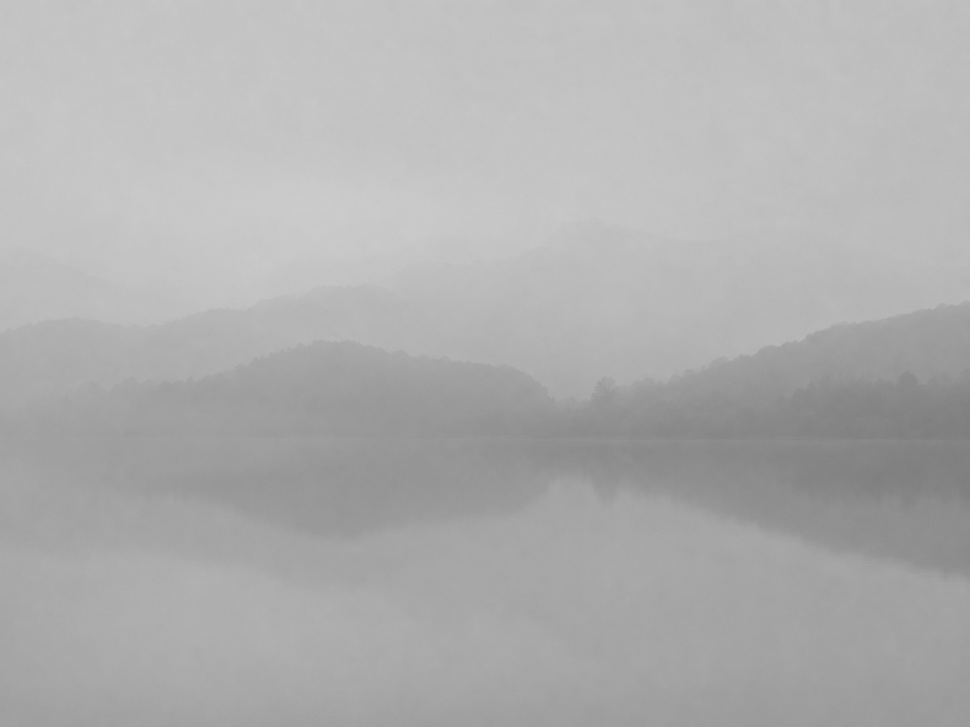
#> input picture Chapter03/sample.png, 970 x 727 px, shrunk from 1448 x 1086 before the run
$ python 03-02_histogram_equalization.py
#> lines starting #> are read from the running program, lines starting #| are printed output that depends on the picture
import cv2

# グレースケール画像の読み込み
img = cv2.imread("sample.png", cv2.IMREAD_GRAYSCALE)
#> img is the input picture: shape (727, 970); min 125, max 205, mean 174.6

# ヒストグラム平坦化を実行
img_eq = cv2.equalizeHist(img)
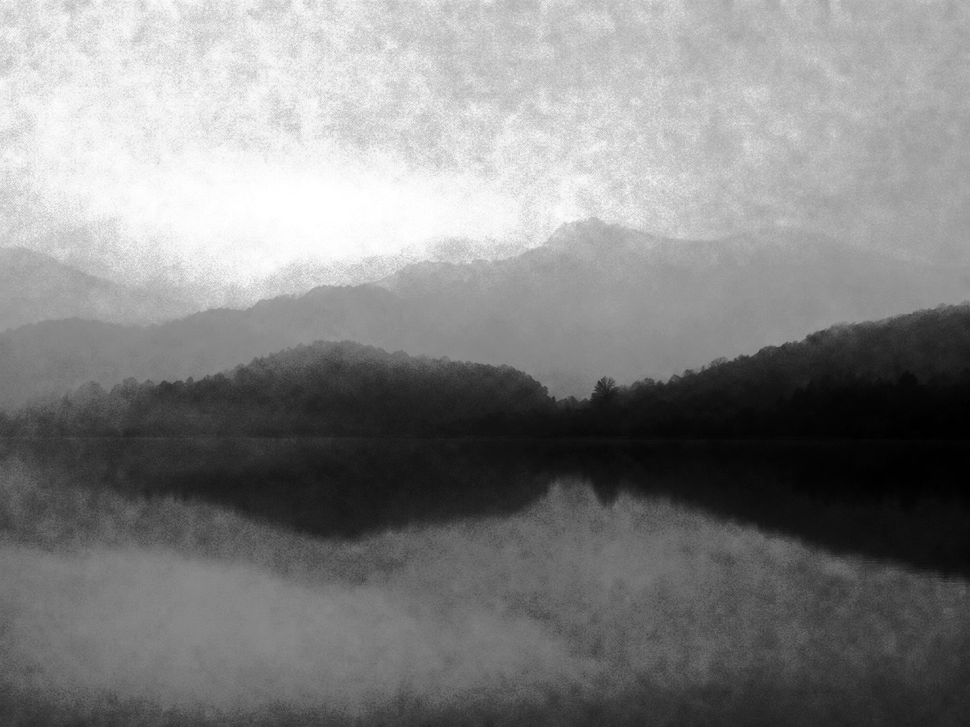
#> img_eq: shape (727, 970); min 0, max 255, mean 130.3

cv2.imwrite("equalized.png", img_eq)

$ run again, with Chapter03/input.jpg saved as Chapter03/sample.png
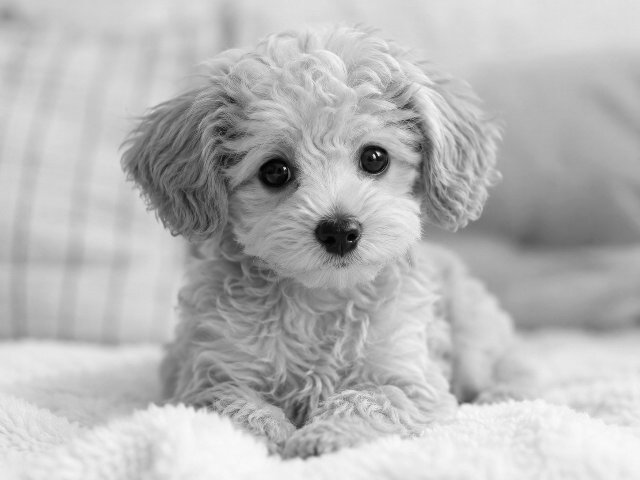
#> input picture Chapter03/input.jpg, 640 x 480 px
#> img is the input picture: shape (480, 640); min 0, max 250, mean 183.8
#> `img_eq = cv2.equalizeHist(img)`:
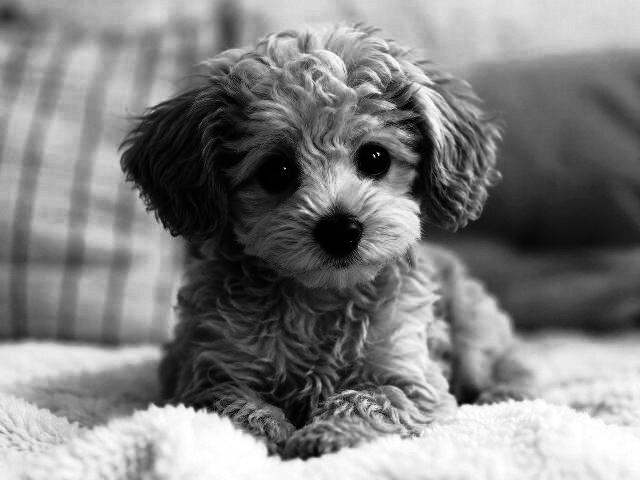
#> img_eq: shape (480, 640); min 0, max 255, mean 128.5
